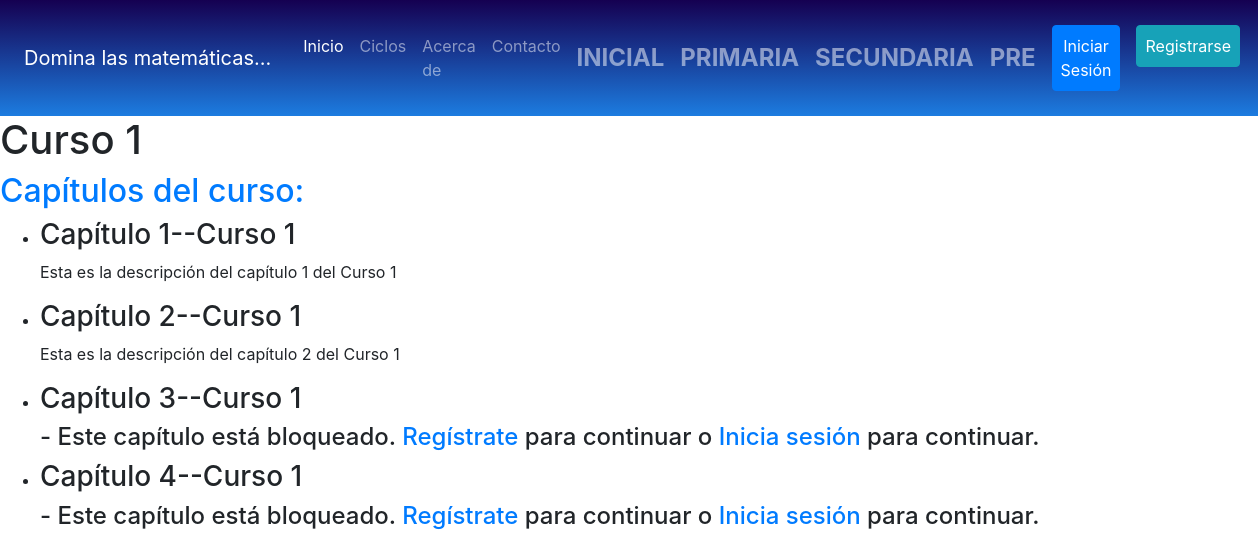
Before: /1/ with the older database file.
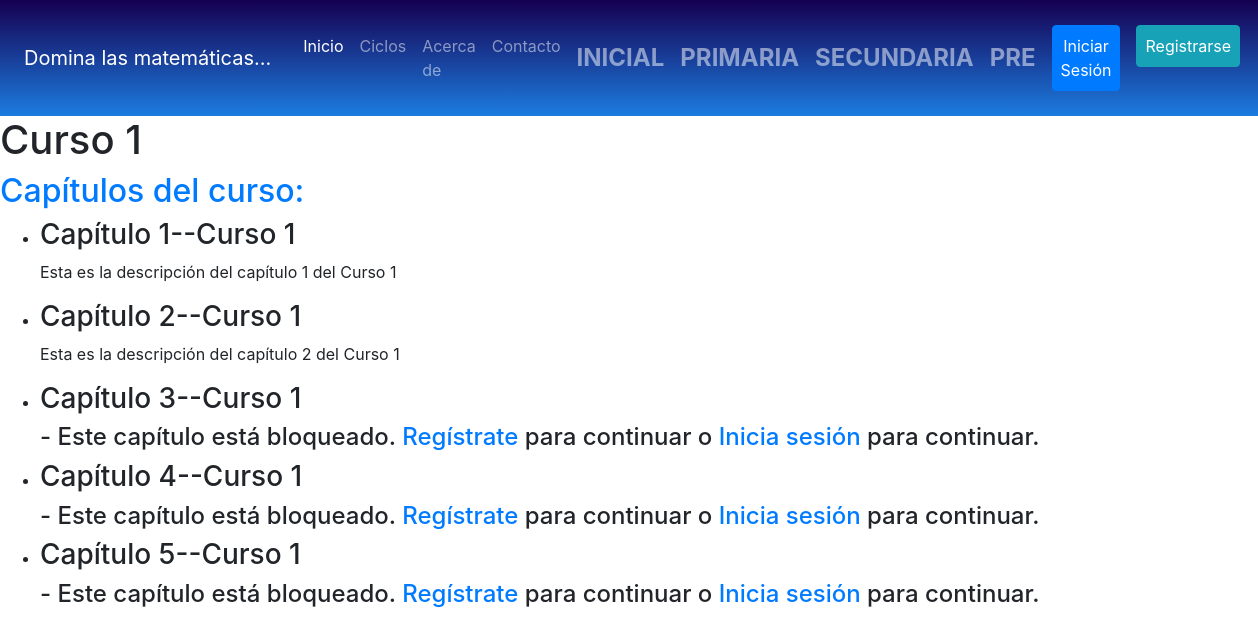
After: the same page with the newer database file.
### courses/models.py (models this page shows, shortened)
class Chapter(models.Model):
    title = models.CharField(max_length=200)
    content = models.TextField()  # Aquí puedes usar TextField, pero en una implementación más compleja podrías manejar archivos o videos.
    course = models.ForeignKey(Course, on_delete=models.CASCADE, related_name='chapters')
    order = models.IntegerField()  # Para ordenar los capítulos

### courses/views.py (the view)
# urls.py: path('<int:course_id>/', views.course_detail, name='course_detail'),
def course_detail(request, course_id):
    course = get_object_or_404(Course, id=course_id)
    chapters = Chapter.objects.filter(course=course).order_by('order')
    has_purchased = False
    if request.user.is_authenticated:
        has_purchased = Purchase.objects.filter(user=request.user, course=course).exists()
    if has_purchased:
        free_chapters = chapters  # Todos los capítulos son accesibles
        locked_chapters = []
    else:
        free_chapters = chapters[:2]  # Los primeros dos capítulos son gratuitos
        locked_chapters = chapters[2:]  # Los demás capítulos están bloqueados
    context = {
        'course': course,
        'free_chapters': free_chapters,
        'locked_chapters': locked_chapters,
        'has_purchased': has_purchased
    }
    return render(request, 'courses/course_detail.html', context)

### courses/templates/courses/course_detail.html (shortened to what this page needs)
{% load static %}
<!DOCTYPE html>
<html lang="en">
  <head>
    <link href="https://stackpath.bootstrapcdn.com/bootstrap/4.5.2/css/bootstrap.min.css" rel="stylesheet">
    <link rel="stylesheet" href="{% static 'courses/css/style2.css' %}">
  </head>
  <body>
    <nav class="navbar navbar-expand-lg navbar-dark fondo">
      <a class="navbar-brand p-2" href="#">Domina las matemáticas...</a>
      <div class="collapse navbar-collapse justify-content-between" id="navbarNav">
        <ul class="navbar-nav">
          <li class="nav-item active">
            <a class="nav-link" href="{% url 'course_list' %}">Inicio</a>
          </li>
          <li class="nav-item">
            <a class="nav-link" href="#">Ciclos</a>
          </li>
          <li class="nav-item">
            <a class="nav-link" href="#">Acerca de</a>
          </li>
          <li class="nav-item">
            <a class="nav-link" href="#">Contacto</a>
          </li>
        </ul>
        <ul class="navbar-nav special-menu">
          <li class="nav-item">
            <a class="nav-link" href="#">Inicial</a>
          </li>
          <li class="nav-item">
            <a class="nav-link" href="#">Primaria</a>
          </li>
          <li class="nav-item">
            <a class="nav-link" href="#">Secundaria</a>
          </li>
          <li class="nav-item">
            <a class="nav-link" href="#">Pre</a>
          </li>
        </ul>
        <ul class="navbar-nav">
          {% if user.is_authenticated %}
          <li class="nav-item">
            <a class="nav-link btn btn-success text-white m-2" href="{% url 'logout' %}">Cerrar Sesión</a>
            <p class="text-light" style="margin-top: 5px;">
              Hola, {{ user.username }}, bienvenido...
          </p>
          </li>
          {% else %}
          <li class="nav-item">
            <a class="nav-link btn btn-primary text-white m-2" href="{% url 'login' %}">Iniciar Sesión</a>
          </li>
          <li class="nav-item">
            <a class="nav-link btn btn-info text-white m-2" href="{% url 'register' %}">Registrarse</a>
          </li>
          {% endif %}
        </ul>
      </div>
    </nav>
    <h1>{{ course.title }}</h1>
    <h2 class="text-primary">Capítulos del curso:</h2>
    <ul>
      {% for chapter in free_chapters %}
      <li>
        <h3>{{ chapter.title }}</h3>
        <p>{{ chapter.content }}</p>
      </li>
      {% endfor %}
    </ul>
    {% if not has_purchased %}
    <ul>
      {% for chapter in locked_chapters %}
      <li>
        <h3>
          {{ chapter.title }}
        </h3>
        <h4>
          - Este capítulo está bloqueado.
          <a href="{% url 'register' %}">Regístrate</a> para continuar o
          <a href="{% url 'login' %}">Inicia sesión</a> para continuar.
        </h4>
      </li>
      {% endfor %}
    </ul>
    {% endif %}
  </body>
</html>

Changed rows visible on the page:
added Chapter: title "Capítulo 5--Curso 1"
